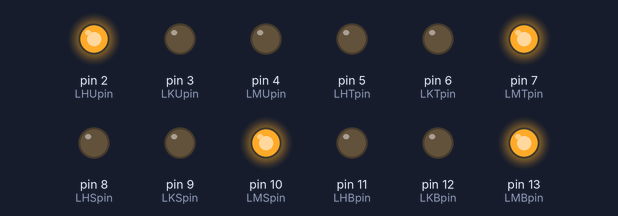
The sketch below on a simulated Arduino Uno, built with avr-gcc and run on an emulated ATmega328P. Shown: output pins drawn as LEDs (lit = HIGH).

Above: at 0.1 s.
At 6.65 s:
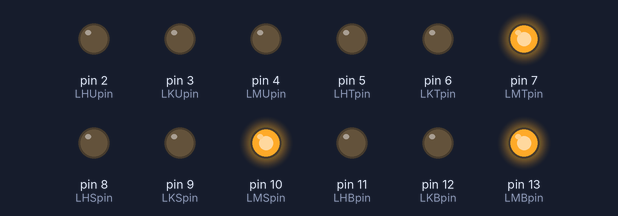
At 13.7 s:
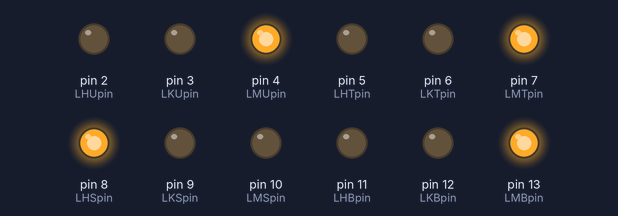
At 20.5 s:
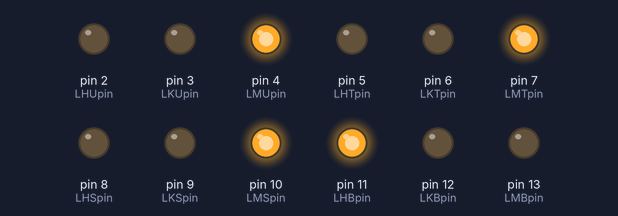
At 27.05 s:
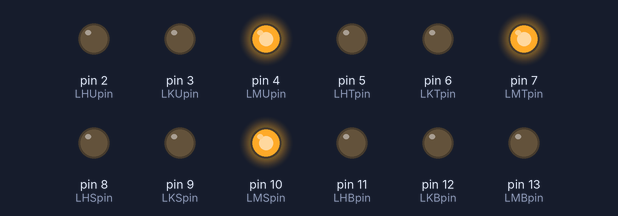
At 34.1 s:
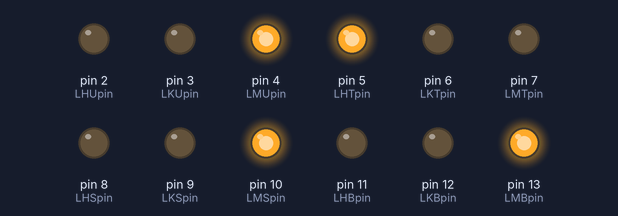
Timing chart, 0 to 40.0 s (numbered marks = the images above):
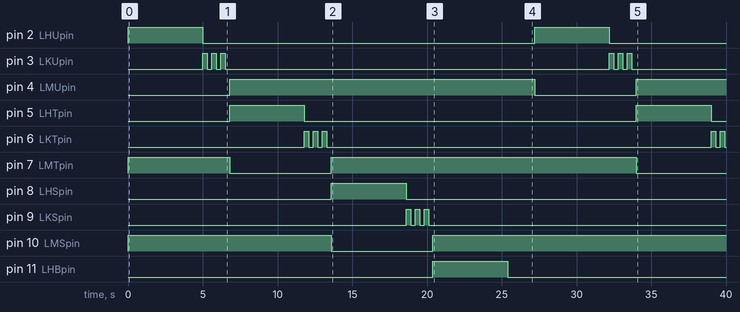

Measured:
- by itself, pin 2 (LHUpin), pin 5 (LHTpin): alternates HIGH for 5.0 s and LOW for 22.2 s
- by itself, pin 3 (LKUpin): LOW → HIGH at 5.0 s, → LOW 0.30 s later, → HIGH 0.30 s later, → LOW 0.30 s later, … (12 changes in this stretch)
- by itself, pin 4 (LMUpin): LOW → HIGH at 6.8 s, → LOW 20.4 s later, → HIGH 6.8 s later
- by itself, pin 6 (LKTpin): LOW → HIGH at 11.8 s, → LOW 0.30 s later, → HIGH 0.30 s later, → LOW 0.30 s later, … (10 changes in this stretch)
- by itself, pin 7 (LMTpin): HIGH → LOW at 6.8 s, → HIGH 6.8 s later, → LOW 20.4 s later
- by itself, pin 8 (LHSpin): LOW → HIGH at 13.6 s, → LOW 5.0 s later
- by itself, pin 9 (LKSpin): LOW → HIGH at 18.6 s, → LOW 0.30 s later, → HIGH 0.30 s later, → LOW 0.30 s later, … (6 changes in this stretch)
- by itself, pin 10 (LMSpin): HIGH → LOW at 13.6 s, → HIGH 6.8 s later

The sketch:

4_Way_Traffic_Light.ino
```cpp
// Pin LED
// Utara
const int LHUpin = 2;
const int LKUpin = 3;
const int LMUpin = 4;

// Timur
const int LHTpin = 5;
const int LKTpin = 6;
const int LMTpin = 7;

// Selatan
const int LHSpin = 8;
const int LKSpin = 9;
const int LMSpin = 10;

// Barat
const int LHBpin = 11;
const int LKBpin = 12;
const int LMBpin = 13;

void setup() {
  pinMode(LHUpin, OUTPUT); pinMode(LKUpin, OUTPUT); pinMode(LMUpin, OUTPUT);
  pinMode(LHTpin, OUTPUT); pinMode(LKTpin, OUTPUT); pinMode(LMTpin, OUTPUT);
  pinMode(LHSpin, OUTPUT); pinMode(LKSpin, OUTPUT); pinMode(LMSpin, OUTPUT);
  pinMode(LHBpin, OUTPUT); pinMode(LKBpin, OUTPUT); pinMode(LMBpin, OUTPUT);

  semuaMerah();
}

void loop() {
  // Urutan searah jarum jam
  aktifkanSimpang(LMUpin, LKUpin, LHUpin); // Utara
  aktifkanSimpang(LMTpin, LKTpin, LHTpin); // Timur
  aktifkanSimpang(LMSpin, LKSpin, LHSpin); // Selatan
  aktifkanSimpang(LMBpin, LKBpin, LHBpin); // Barat
}

// Set semua lampu merah
void semuaMerah() {
  // Semua MERAH nyala
  digitalWrite(LMUpin, HIGH);
  digitalWrite(LMTpin, HIGH);
  digitalWrite(LMSpin, HIGH);
  digitalWrite(LMBpin, HIGH);

  // Kuning mati
  digitalWrite(LKUpin, LOW);
  digitalWrite(LKTpin, LOW);
  digitalWrite(LKSpin, LOW);
  digitalWrite(LKBpin, LOW);

  // Hijau mati
  digitalWrite(LHUpin, LOW);
  digitalWrite(LHTpin, LOW);
  digitalWrite(LHSpin, LOW);
  digitalWrite(LHBpin, LOW);
}

// Fungsi untuk 1 simpang aktif
void aktifkanSimpang(int merah, int kuning, int hijau) {
  semuaMerah();

  // Matikan merah di sisi aktif
  digitalWrite(merah, LOW);

  // Hijau nyala 5 detik
  digitalWrite(hijau, HIGH);
  delay(5000);
  digitalWrite(hijau, LOW);

  // Kuning kedip 3 kali
  for (int i = 0; i < 3; i++) {
    digitalWrite(kuning, HIGH);
    delay(300);
    digitalWrite(kuning, LOW);
    delay(300);
  }

  // Kembali merah
  digitalWrite(merah, HIGH);
}
```
